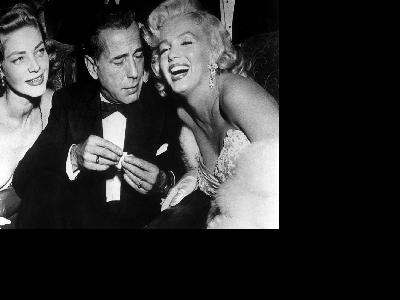
#> input picture code_testing/1.jpg, 400 x 300 px
$ python resize_img.py
#> lines starting #> are read from the running program, lines starting #| are printed output that depends on the picture
import cv2
import numpy as np

img = cv2.imread('1.jpg')
#> img is the input picture: shape (300, 400, 3); min 0, max 255, mean 49.1
res = cv2.resize(img, dsize=(224, 224), interpolation=cv2.INTER_CUBIC)
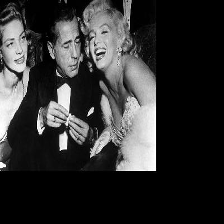
#> res: shape (224, 224, 3); min 0, max 255, mean 49
cv2.imwrite('export.jpg',res)
